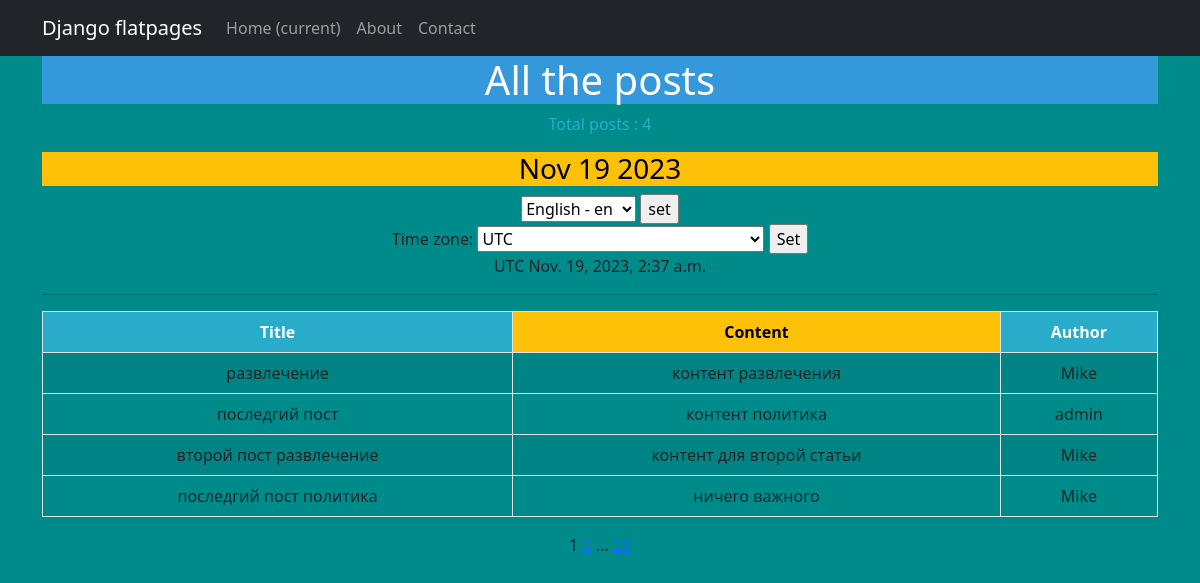
The app's page /articles/ with its own data.
### application/models.py (models this page shows, shortened)
class Post(models.Model):
    author = models.ForeignKey(Author, on_delete=models.CASCADE)
    options = models.CharField(max_length=10, choices=[('article', 'Article'), ('news', 'News')], default='article')
    time_of_creation = models.DateTimeField(auto_now_add=True)   #auto_now_add=True
    categories = models.ManyToManyField('Category', through='PostCategory')
    title = models.CharField(max_length=255)            #app - client_name
    content_of_article = models.TextField()             #app - message
    rating = models.IntegerField(default=0)

class Author(models.Model):
    author = models.OneToOneField(User, on_delete=models.CASCADE)
    rating = models.IntegerField(default=0)

### application/views.py (the view, shortened to what this page needs)
# urls.py: path('', PostList.as_view(), name='post_list'),# cache_page(60) is off
class PostList(ListView):
    model = Post
    template_name = 'posts.html'
    context_object_name = 'posts'
    paginate_by = 4
    def get_context_data(self, **kwargs):
        context = super().get_context_data(**kwargs)
        context['current_time'] = timezone.localtime(timezone.now())
        context['timezones'] = pytz.common_timezones
        return context

### application/templatetags/custom_filters_app.py (called while the page is built)
@register.filter
def replace_letters(value):
    words = value.split()
    result = []
    for word in words:
        if word in forbidden_words:
            result.append(word[0] + '*' * (len(word)-2) + word[-1])
        else:
            result.append(word)
    return ' '.join(result)

### news/templatetags/custom_tags.py (called while the page is built)
@register.simple_tag()
def current_time(format_string='%b %d %Y'):
   return datetime.utcnow().strftime(format_string)

@register.simple_tag(takes_context=True)
def url_replace(context, **kwargs):
   d = context['request'].GET.copy()
   for k, v in kwargs.items():
      d[k] = v
   return d.urlencode()

### templates/posts.html (shortened to what this page needs)
{% extends 'flatpages/default.html' %}
{% load i18n %}
{% load tz %}
{% load custom_filters_app %}
{% load custom_tags %}
{% block content %}
   <h1 style="background-color: #3498DB; color: #ffffff;">{% trans 'All the posts' %}</h1>
   <p style="color: #29ABCA;">{% trans 'Total posts' %} : {{ posts|length }}</p>
   <h3 style="background-color: #FFC107; color: #000000;">{% current_time '%b %d %Y' %}</h3>
<html lang="en">
<head>
</head>
<body>
    <form action="{% url 'set_language' %}" method="POST"> {% csrf_token %}
        <select name="language" id="">
            {% get_available_languages as LANGUAGES %}
            {% get_language_info_list for LANGUAGES as languages %}
            {% for language in languages %}
                <option value="{{ language.code }}" {% if language.code == LANGUAGE_CODE %} selected {% endif %}>
                    {{ language.name_local }} - {{ language.code }}
                </option>
            {% endfor %}
        </select>
        <input type="submit" value="set">
    </form>
    {% get_current_timezone as TIME_ZONE %}
    <form action="" method="POST">
        <label for="timezone">Time zone:</label>
        <select name="timezone">
            {% for tz in timezones %}
            <option value="{{ tz }}"{% if tz == TIME_ZONE %} selected{% endif %}>{{ tz }}</option>
            {% endfor %}
        </select>
        <input type="submit" value="Set">
    </form>
    {{ TIME_ZONE }}
    {{ current_time|timezone:TIME_ZONE }}
   <hr>
   {% if posts %}
       <table class="table table-bordered table-striped table-hover">
           <thead>
               <tr>
                   <th style="background-color: #29ABCA; color: #ffffff;"> {% trans 'Title' %}</th>
                   <th style="background-color: #FFC107; color: #000000;">{% trans 'Content' %}</th>
                   <th style="background-color: #29ABCA; color: #ffffff;">{% trans 'Author' %}</th>
               </tr>
           </thead>
           <tbody>
           {% for post in posts %}
           <tr>
               <td>{{ post.title | truncatewords:3 }}</td>
               <td>{{ post.content_of_article | truncatewords:10 | replace_letters }}</td>
               <td>{{ post.author.author  }}</td>
           </tr>
           {% endfor %}
       </table>
   {% else %}
       <h2 style="color: #29ABCA;">No posts!</h2>
   {% endif %}
   {{ page_obj.number }}
   {% if page_obj.has_next %}
       <a href="?{% url_replace page=page_obj.next_page_number %}">{{ page_obj.next_page_number }}</a>
       {% if paginator.num_pages != page_obj.next_page_number %}
           ...
           <a href="?{% url_replace page=page_obj.paginator.num_pages %}">{{ page_obj.paginator.num_pages }}</a>
       {% endif %}
   {% endif %}
{% endblock content %}

### records on screen
Post: title "развлечение", content_of_article "контент развлечения", author.author "Mike"
Post: title "последгий пост", content_of_article "контент политика", author.author "admin"
Post: title "второй пост развлечение", content_of_article "контент для второй статьи", author.author "Mike"
Post: title "последгий пост политика", content_of_article "ничего важного", author.author "Mike"

### other values on screen
{{ posts|length }} "4"
{{ TIME_ZONE }} "UTC"
{{ current_time|timezone:TIME_ZONE }} "Nov. 19, 2023, 2:37 a.m."
{{ page_obj.number }} "1"
form field language "English - en"
form field timezone "UTC"
